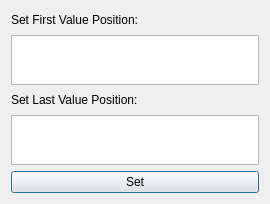
<?xml version="1.0" encoding="UTF-8"?>
<ui version="4.0">
 <class>Dialog</class>
 <widget class="QDialog" name="Dialog">
  <property name="geometry">
   <rect>
    <x>0</x>
    <y>0</y>
    <width>270</width>
    <height>204</height>
   </rect>
  </property>
  <property name="windowTitle">
   <string>Set Parameters</string>
  </property>
  <property name="toolTip">
   <string extracomment="Select value positions of the experiment"/>
  </property>
  <layout class="QVBoxLayout" name="verticalLayout">
   <item>
    <widget class="QLabel" name="label">
     <property name="styleSheet">
      <string notr="true">font: 75 13pt &quot;Ubuntu Condensed&quot;;</string>
     </property>
     <property name="text">
      <string>Set First Value Position:</string>
     </property>
    </widget>
   </item>
   <item>
    <widget class="QTextEdit" name="FVP">
     <property name="minimumSize">
      <size>
       <width>20</width>
       <height>20</height>
      </size>
     </property>
     <property name="maximumSize">
      <size>
       <width>250</width>
       <height>50</height>
      </size>
     </property>
    </widget>
   </item>
   <item>
    <widget class="QLabel" name="label_2">
     <property name="styleSheet">
      <string notr="true">font: 75 13pt &quot;Ubuntu Condensed&quot;;</string>
     </property>
     <property name="text">
      <string>Set Last Value Position:</string>
     </property>
    </widget>
   </item>
   <item>
    <widget class="QTextEdit" name="LVP">
     <property name="maximumSize">
      <size>
       <width>250</width>
       <height>50</height>
      </size>
     </property>
    </widget>
   </item>
   <item>
    <widget class="QPushButton" name="pushButton">
     <property name="styleSheet">
      <string notr="true">font: 75 13pt &quot;Ubuntu Condensed&quot;;</string>
     </property>
     <property name="text">
      <string>Set</string>
     </property>
    </widget>
   </item>
  </layout>
 </widget>
 <resources/>
 <connections/>
</ui>
